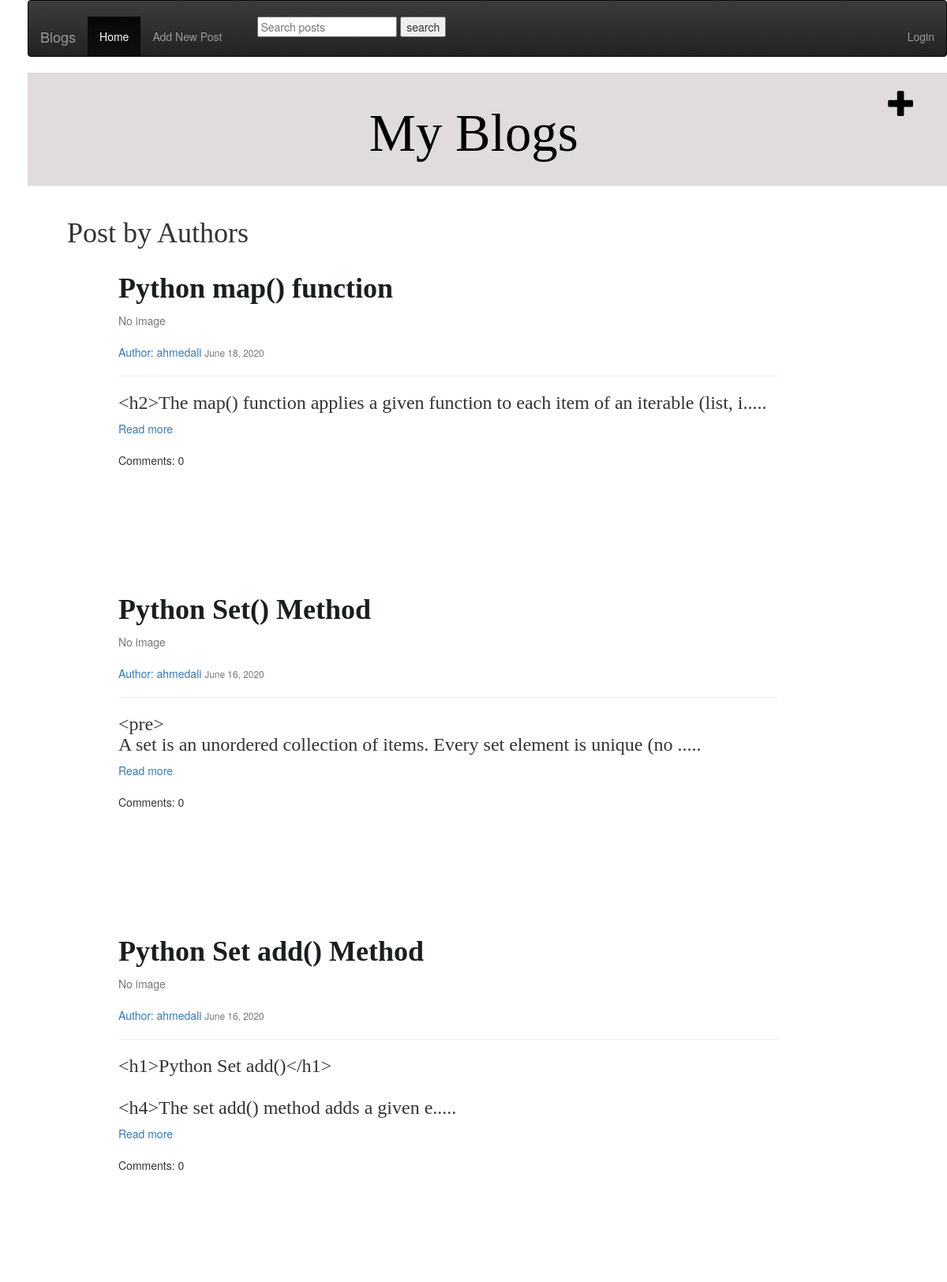
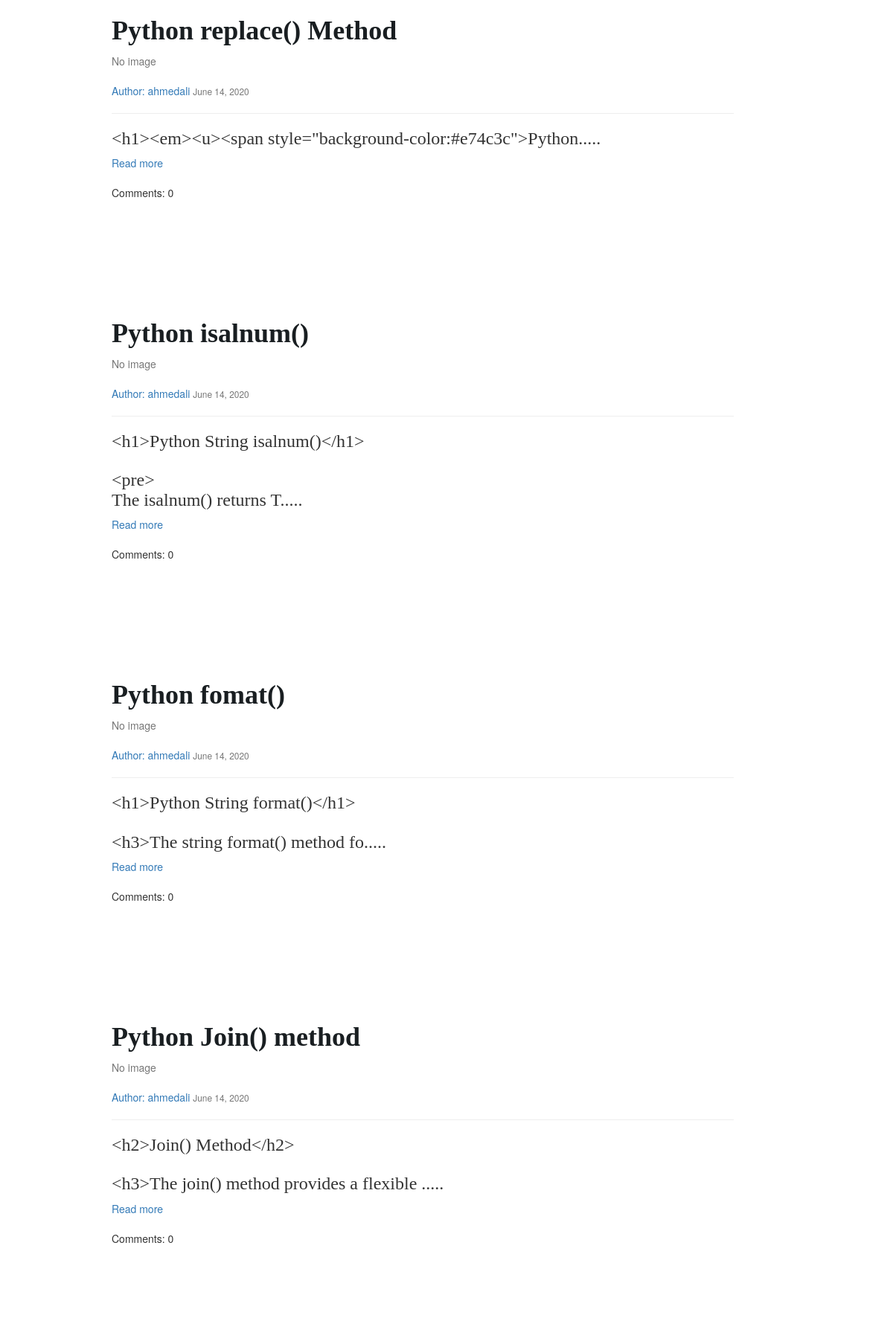
The page /user/ahmedali (upper part) on the database its author committed (2 pictures, top to bottom).
### MyApp/models.py (models this page shows, shortened)
class Post(models.Model):
    author = models.ForeignKey(settings.AUTH_USER_MODEL, on_delete=models.CASCADE)
    tags = TaggableManager()
    title = models.CharField(max_length=200)
    text = RichTextUploadingField()
    image = models.ImageField(upload_to='image',blank=True, null=True,)
    created_date = models.DateTimeField(default=timezone.now)
    published_date = models.DateTimeField(blank=True, null=True)
    last_edited = models.DateTimeField(auto_now=True)
    views = models.PositiveIntegerField(default=0)
    class Meta:
        ordering = ('-published_date',)

### MyApp/views.py (the view)
# urls.py: path('user/<str:pk>', views.user_post_list, name='user_post_list'),
def user_post_list(request, pk):
    user = get_object_or_404(User, username=pk)
    post = Post.objects.filter(author=user)
    return render(request, 'blog/user_post_list.html', {'post': post})

### MyApp/templates/blog/user_post_list.html (shortened to what this page needs)
{% extends 'blog/base.html' %}
{% load static %}
{% block content %}
    <h1 class="mb-3">Post by Authors</h1>
    {% for post in post %}
        <div class="post">
            <div class="content container-fluid">
                <article>
            <div>
                <h1><strong><a href="{% url 'post_detail' pk=post.pk %}">{{ post.title }}</a></strong></h1>
                {% if post.image %}
                    <a href="{{ post.image.url }}"><img src="{{ post.image.url}}" style="width: 300px" ></a>
                {% else %}
                       <span class="text-muted">No image</span>
                {% endif %}
                </div>
                    </article>
                <br>
                <a class="mr-2" href="{% url 'user_post_list' post.author.username %}">Author: {{ post.author }}</a>
                <small class="text-muted"> {{ post.published_date |date:"F d, Y" }}</small>
                <hr>
            <h3>{{ post.text|linebreaksbr | slice:":90" }}.....</h3>
                <a href="{% url 'post_detail' pk=post.pk %}">Read more</a>
                <br><br>
            <p>Comments: {{ post.comments.count }}</p>
                <br>
            <br>
           <br>
        </div>
        </div>
    {% endfor %}
{% endblock %}

### MyApp/static/css/vlog.css (style rules this page uses)
h1 a, h2 a { color: #191e21; font-family: 'Lobster'; }
body { padding-left: 35px; background-color: #2b9bbbd; }
.content { margin-left: 50px; }
h1, h2, h3, h4 { font-family: 'Lobster', cursive; }
.post { margin-bottom: 70px; }

### rows shown on the page
Post: title "Python map() function", image "No image", author "ahmedali", published_date "June 18, 2020", text "<h2>The map() function applies a given function to each item of an iterable (list, i", comments.count "0"
Post: title "Python Set() Method", image "No image", author "ahmedali", published_date "June 16, 2020", text "<pre> A set is an unordered collection of items. Every set element is unique (no", comments.count "0"
Post: title "Python Set add() Method", image "No image", author "ahmedali", published_date "June 16, 2020", text "<h1>Python Set add()</h1> <h4>The set add() method adds a given e", comments.count "0"
Post: title "Python replace() Method", image "No image", author "ahmedali", published_date "June 14, 2020", text "<h1><em><u><span style=\"background-color:#e74c3c\">Python", comments.count "0"
Post: title "Python isalnum()", image "No image", author "ahmedali", published_date "June 14, 2020", text "<h1>Python String isalnum()</h1> <pre> The isalnum() returns T", comments.count "0"
Post: title "Python fomat()", image "No image", author "ahmedali", published_date "June 14, 2020", text "<h1>Python String format()</h1> <h3>The string format() method fo", comments.count "0"
Post: title "Python Join() method", image "No image", author "ahmedali", published_date "June 14, 2020", text "<h2>Join() Method</h2> <h3>The join() method provides a flexible", comments.count "0"
